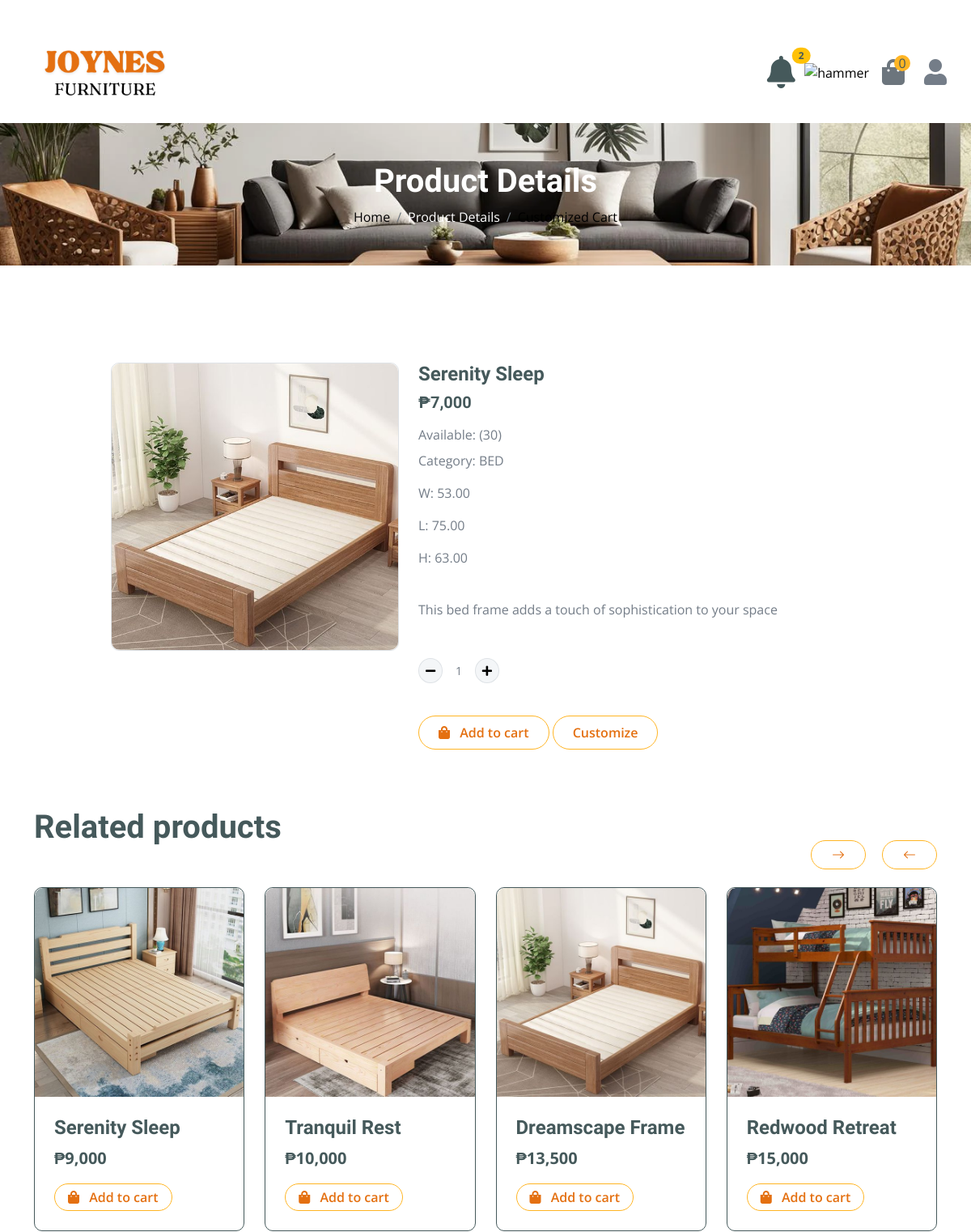
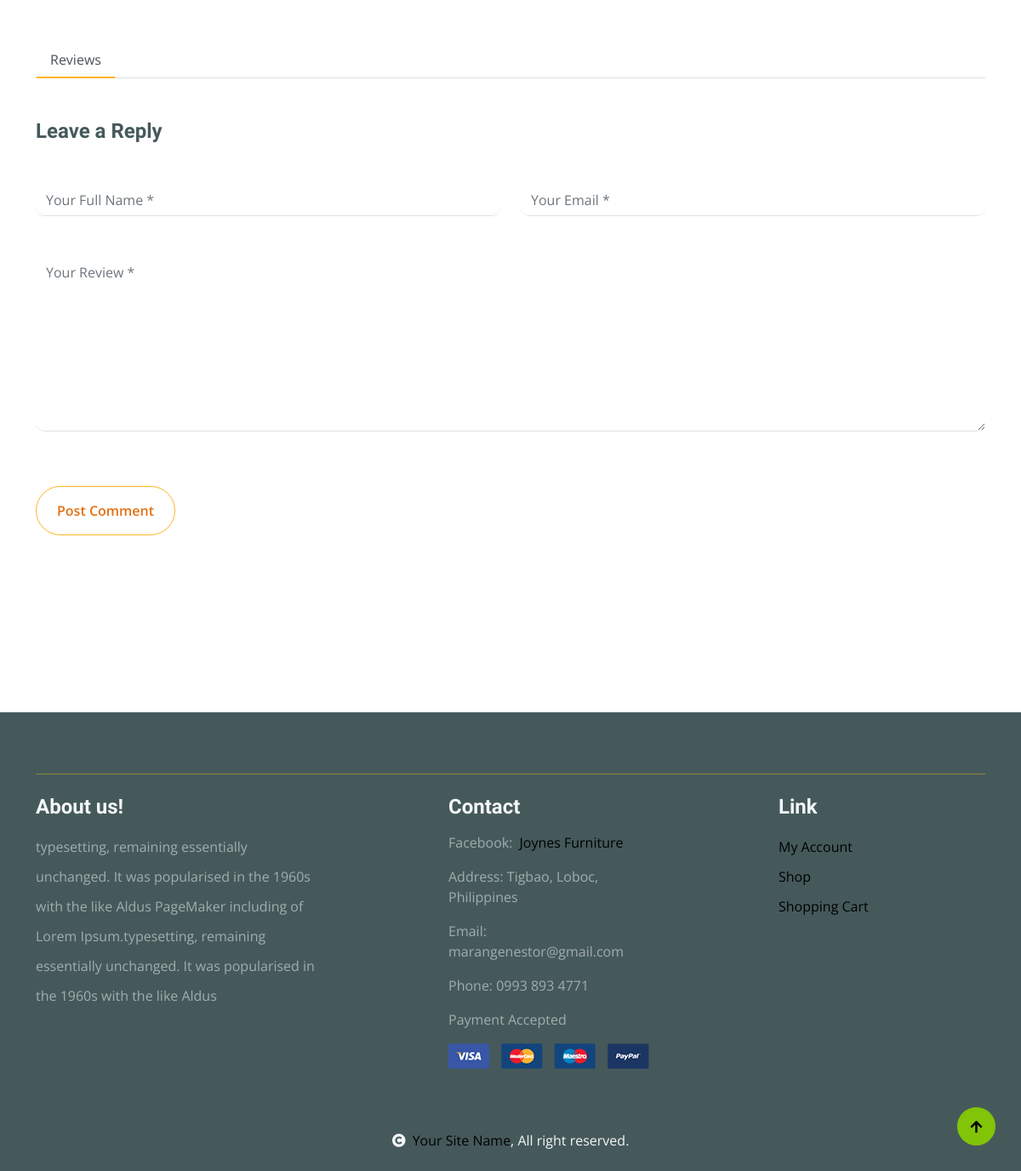
The app's page /shop-detail.php?id=169 (signed in) with its own data (2 pictures, top to bottom).
### tables this page shows
CREATE TABLE `furnituretbl` (
  `fID` bigint(20) NOT NULL,
  `fName` varchar(255) NOT NULL,
  `category` varchar(255) NOT NULL,
  `image` varchar(255) NOT NULL,
  `fDes` varchar(5000) NOT NULL,
  `fQuantity` int(11) NOT NULL,
  `cost` bigint(255) NOT NULL,
  `date` date NOT NULL,
  `width` decimal(10,2) DEFAULT NULL,
  `length` decimal(10,2) DEFAULT NULL,
  `height` decimal(10,2) DEFAULT NULL
);

### functions.php (called while the page is built, shortened)
<?php
$userID = $_SESSION['userID'];
?>

### shop-detail.php (the view, shortened to what this page needs)
<?php
include("functions.php");
$sql = "
    SELECT status, SUM(total) AS total FROM (
        SELECT 'Pending Approval' AS status, COUNT(*) AS total
        FROM checkoutcustom
        WHERE status = 'Pending Approval' AND userID = $userID
        UNION ALL
        SELECT 'Pending Approval' AS status, COUNT(*) AS total
        FROM checkout
        WHERE status = 'Pending Approval' AND userID = $userID
        UNION ALL
        SELECT 'On Progress' AS status, COUNT(*) AS total
        FROM checkoutcustom
        WHERE status = 'In progress' AND userID = $userID
        UNION ALL
        SELECT 'On Progress' AS status, COUNT(*) AS total
        FROM checkout
        WHERE status = 'In progress' AND userID = $userID
        UNION ALL
        SELECT 'Completed' AS status, COUNT(*) AS total
        FROM checkoutcustom
        WHERE status = 'Completed' AND userID = $userID
        UNION ALL
        SELECT 'Completed' AS status, COUNT(*) AS total
        FROM checkout
        WHERE status = 'Completed' AND userID = $userID
    ) AS combined
    GROUP BY status
";
$result = $conn->query($sql);
$notifications = [
    'Pending Approval' => 0,
    'On Progress' => 0,
    'Completed' => 0,
];
if ($result && $result->num_rows > 0) {
    while ($row = $result->fetch_assoc()) {
        $notifications[$row['status']] = $row['total'];
    }
}
$totalNotifications = array_sum(array_filter($notifications));
$sql5 = "SELECT COUNT(*) FROM addcart WHERE userID = '$userID'";
$result5 = mysqli_query($conn, $sql5);
$row5 = mysqli_fetch_assoc($result5);
$i = $row5['COUNT(*)'];
$id = $_GET['id'];
$sql = "SELECT * FROM furnituretbl WHERE fID= $id";
$result = mysqli_query($conn, $sql);
$row = mysqli_fetch_assoc($result);
$number = $row['cost'];
$formattedNumber = number_format($number, 0, '.', ',');
$cost = $formattedNumber;
$cat = $row['category'];
$sqlcat = "SELECT * FROM furnituretbl WHERE category = '$cat'";
$resultcat = mysqli_query($conn, $sqlcat);
?>
<!DOCTYPE html>
<html lang="en">
<head>
    <link rel="stylesheet" href="https://use.fontawesome.com/releases/v5.15.4/css/all.css" />
    <link href="https://cdn.jsdelivr.net/npm/bootstrap-icons@1.4.1/font/bootstrap-icons.css" rel="stylesheet">
    <link href="lib/lightbox/css/lightbox.min.css" rel="stylesheet">
    <link href="lib/owlcarousel/assets/owl.carousel.min.css" rel="stylesheet">
    <link href="css/bootstrap.min.css" rel="stylesheet">
    <link href="css/style.css" rel="stylesheet">
</head>
<body>
    <div class="container-fluid fixed-top">
        <div class="container topbar d-none d-lg-block">
        </div>
        <div class="container px-0">
            <nav class="navbar navbar-light bg-white navbar-expand-xl">
                <a href="shop.php" class="navbar-brand"><img class="logo" src="./img/logo1.png" alt="Bootstrap"
                        style="width: 200px"></a>
                <div class="collapse navbar-collapse bg-white" id="navbarCollapse">
                    <div class="d-flex m-3 me-0">
                        <ul class="navbar-nav">
                            <li class="nav-item dropdown no-arrow mx-1">
                                <a class="nav-link position-relative <?php echo $totalNotifications > 0 ? 'fw-bold text-dark' : 'text-muted'; ?> p-0"
                                    href="#" id="alertsDropdown" role="button" data-bs-toggle="dropdown"
                                    aria-expanded="false">
                                    <i class="fas fa-bell fa-fw fs-1"></i>
                                    <?php if ($totalNotifications > 0): ?>
                                        <span
                                            class="position-absolute top-0 start-100 translate-middle badge rounded-pill bg-warning text-dark">
                                            <?php echo $totalNotifications; ?>
                                        </span>
                                    <?php endif; ?>
                                </a>
                            </li>
                        </ul>
                        <a href="customize.php" class="position-relative me-3 my-auto">
                            <img width="40" height="40" src="https://img.icons8.com/ios-filled/50/737373/hammer.png"
                                alt="hammer" /></a>
                        <a href="cart.php" class="position-relative me-4 my-auto text-muted">
                            <i class="fa fa-shopping-bag fa-2x"></i>
                            <span
                                class="position-absolute bg-secondary rounded-circle d-flex align-items-center justify-content-center text-dark px-1"
                                style="top: -5px; left: 15px; height: 20px; min-width: 20px;"><?php echo $i; ?></span>
                        </a>
                    </div>
                    <div class="nav-item dropdown">
                        <i class="fas fa-user fa-2x"></i>
                    </div>
                </div>
            </nav>
        </div>
    </div>
    <div class="container-fluid page-header py-5">
        <h1 class="text-center text-white display-6">Product Details</h1>
        <ol class="breadcrumb justify-content-center mb-0">
            <li class="breadcrumb-item"><a href="shop.php">Home</a></li>
            <li class="breadcrumb-item active text-white">Product Details</li>
            <li class="breadcrumb-item"><a href="customizecart.php">Customized Cart</a></li>
        </ol>
    </div>
    <br>
    <div class="container-fluid py-5">
        <div class="container py-5">
            <form action="functions.php" method="POST">
                <div class="col-lg-12 col-xl-12">
                    <div class="row justify-content-center">
                        <div class="col-lg-4">
                            <div class="border rounded">
                                <a href="#">
                                    <img src="./up/<?php echo $row['image']; ?>" class="img-fluid rounded" alt="Image">
                                </a>
                            </div>
                        </div>
                        <div class="col-lg-6">
                            <h4 class="fw-bold"><?php echo $row['fName']; ?></h4>
                            <h5 class="fw-bold mb-3">&#8369;<?php echo $cost; ?></h5>
                            <p class="mb-2">Available: (<?php echo $row['fQuantity']; ?>)</p>
                            <p class="mb-3">Category: <span
                                    class="text-uppercase"><?php echo $row['category']; ?></span></p>
                            <p>W: <?php echo $row['width']; ?></p>
                            <p>L: <?php echo $row['length']; ?></p>
                            <p>H: <?php echo $row['height']; ?></p>
                            <p class="mb-5"><?php echo $row['fDes']; ?></p>
                            <div class="input-group quantity mb-3 d-flex align-items-center" style="width: 100px;">
                                <div class="input-group-btn">
                                    <a class="btn btn-sm btn-minus rounded-circle bg-light border">
                                        <i class="fa fa-minus"></i>
                                    </a>
                                </div>
                                <input type="text" name="quantity" id="quantity"
                                    class="form-control form-control-sm text-center border-0 bg-transparent" readonly
                                    value="1">
                                <div class="input-group-btn">
                                    <a class="btn btn-sm btn-plus rounded-circle bg-light border">
                                        <i class="fa fa-plus"></i>
                                    </a>
                                </div>
                            </div>
                            <div>
                                <button type="submit"
                                    class="btn border border-secondary rounded-pill px-4 py-2 mb-4 text-primary mt-4"
                                    name="add"><i class="fa fa-shopping-bag me-2 text-primary"></i> Add to cart</button>
                                <a href="customshop.php?id=<?php echo $row['fID']; ?>" type="submit"
                                    class="btn border border-secondary rounded-pill px-4 py-2 mb-4 text-primary mt-4">Customize</a>
                            </div>
                        </div>
                    </div>
                </div>
            </form>
            <h1 class="fw-bold mb-0 mt-5">Related products</h1>
            <div class="vesitable">
                <div class="owl-carousel vegetable-carousel justify-content-center">
                    <?php while ($rowcat = mysqli_fetch_assoc($resultcat)) {
                        $number = $rowcat['cost'];
                        $formattedNumber = number_format($number, 0, '.', ',');
                        $costt = $formattedNumber;
                        ?>
                        <div class="border border-dark rounded position-relative vesitable-item">
                            <div class="vesitable-img">
                                <a href="?id=<?php echo $rowcat['fID']; ?>">
                                    <img src="./up/<?php echo $rowcat['image']; ?>" class="img-fluid w-100 rounded-top"
                                        alt="">
                                </a>
                            </div>
                            <div class="p-4 pb-0 rounded-bottom">
                                <h4><?php echo $rowcat['fName']; ?></h4>
                                <div class="d-flex justify-content-between flex-lg-wrap">
                                    <p class="text-dark fs-5 fw-bold">&#8369;<?php echo $costt; ?></p>
                                    <a href="#"
                                        class="btn border border-secondary rounded-pill px-3 py-1 mb-4 text-primary"><i
                                            class="fa fa-shopping-bag me-2 text-primary"></i> Add to cart</a>
                                </div>
                            </div>
                        </div>
                        <?php
                    }
                    ?>
                </div>
            </div>
            <div class="col-lg-12">
                <nav>
                    <div class="nav nav-tabs mb-3">
                        <button class="nav-link active border-white border-bottom-0" type="button" role="tab"
                            id="nav-mission-tab" data-bs-toggle="tab" data-bs-target="#nav-mission"
                            aria-controls="nav-mission" aria-selected="false">Reviews</button>
                    </div>
                </nav>
            </div>
            <form action="" method="POST">
                <h4 class="mb-5 fw-bold">Leave a Reply</h4>
                <div class="row g-4">
                    <div class="col-lg-6">
                        <div class="border-bottom rounded">
                            <input type="text" class="form-control border-0 me-4" name="name"
                                placeholder="Your Full Name *" required>
                        </div>
                    </div>
                    <div class="col-lg-6">
                        <div class="border-bottom rounded">
                            <input type="email" class="form-control border-0" name="email" placeholder="Your Email *">
                        </div>
                    </div>
                    <div class="col-lg-12">
                        <div class="border-bottom rounded my-4">
                            <textarea name="comment" id="" class="form-control border-0" cols="30" rows="8"
                                placeholder="Your Review *" spellcheck="false"></textarea>
                        </div>
                    </div>
                    <div class="col-lg-12">
                        <div class="d-flex justify-content-between py-3 mb-5">
                            <button type="submit" name="post"
                                class="btn border border-secondary text-primary rounded-pill px-4 py-3"> Post Comment
                            </button>
                        </div>
                    </div>
                </div>
            </form>
        </div>
    </div>
    <div class="container-fluid bg-dark text-white-50 footer mt-5" id="footer">
        <div class="container py-5">
            <div class="pb-4 mb-4" style="border-bottom: 1px solid rgba(226, 175, 24, 0.5) ;">
            </div>
            <div class="row g-5 justify-content-between">
                <div class="col-lg-4 col-md-6">
                    <div class="footer-item">
                        <h4 class="text-light mb-3">About us!</h4>
                        <p class="mb-4">typesetting, remaining essentially unchanged. It was
                            popularised in the 1960s with the like Aldus PageMaker including of Lorem Ipsum.typesetting,
                            remaining essentially unchanged. It was
                            popularised in the 1960s with the like Aldus</p>
                    </div>
                </div>
                <div class="col-lg-3 col-md-6">
                    <div class="footer-item">
                        <h4 class="text-light mb-3">Contact</h4>
                        <div class="d-flex">
                            <p>Facebook:</p>&ensp;
                            <a href="https://www.facebook.com/profile.php?id=100095051198984">Joynes Furniture</a>
                        </div>
                        <p>Address: Tigbao, Loboc, Philippines</p>
                        <p>Email: marangenestor@gmail.com</p>
                        <p>Phone: 0993 893 4771</p>
                        <p>Payment Accepted</p>
                        <img src="img/payment.png" class="img-fluid" alt="">
                    </div>
                </div>
                <div class="col-lg-3 col-md-6">
                    <div class="d-flex flex-column text-start footer-item">
                        <h4 class="text-light mb-3">Link</h4>
                        <a class="btn-link" href="profile.php">My Account</a>
                        <a class="btn-link" href="shop.php">Shop</a>
                        <a class="btn-link" href="cart.php">Shopping Cart</a>
                    </div>
                </div>
            </div>
        </div>
    </div>
    <div class="container-fluid copyright bg-dark py-4">
        <div class="container">
            <div class="row">
                <center>
                    <div class="col-md-6 text-center  mb-3 mb-md-0">
                        <span class="text-light"><a href="#"><i class="fas fa-copyright text-light me-2"></i>Your Site
                                Name</a>, All right reserved.</span>
                    </div>
                </center>
            </div>
        </div>
    </div>
    <a href="#" class="btn btn-primary border-3 border-primary rounded-circle back-to-top"><i
            class="fa fa-arrow-up"></i></a>
</body>
</html>

### records on screen
furnituretbl: image (picture), fName "Serenity Sleep", cost "7,000", fQuantity "30", category "BED", width "53.00", length "75.00", height "63.00", fDes "This bed frame adds a touch of sophistication to your space"
furnituretbl: image (picture), fName "Serenity Sleep", cost "9,000"
furnituretbl: image (picture), fName "Tranquil Rest", cost "10,000"
furnituretbl: image (picture), fName "Dreamscape Frame", cost "13,500"
furnituretbl: image (picture), fName "Redwood Retreat", cost "15,000"

### other values on screen
$totalNotifications "2"
$i "0"
